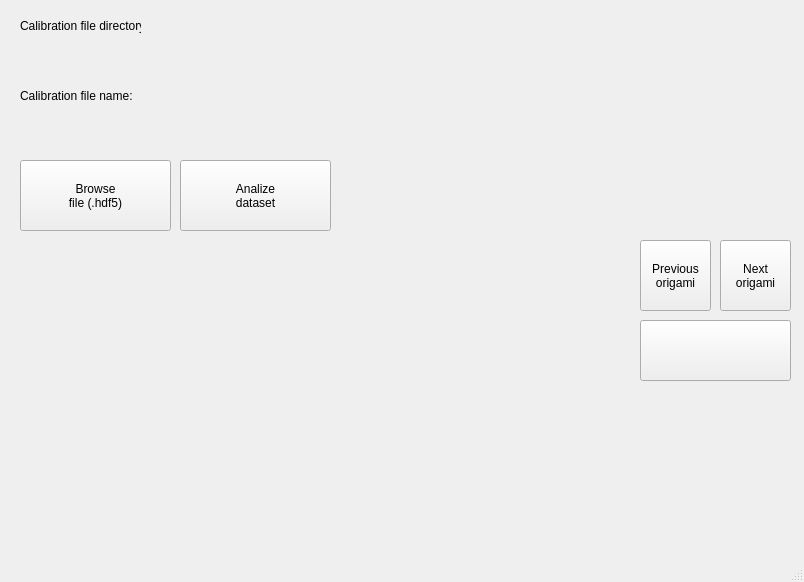
<?xml version="1.0" encoding="UTF-8"?>
<ui version="4.0">
 <class>MainWindow</class>
 <widget class="QMainWindow" name="MainWindow">
  <property name="geometry">
   <rect>
    <x>0</x>
    <y>0</y>
    <width>804</width>
    <height>582</height>
   </rect>
  </property>
  <property name="windowTitle">
   <string>MainWindow</string>
  </property>
  <widget class="QWidget" name="centralwidget">
   <widget class="QPushButton" name="analysis_button">
    <property name="geometry">
     <rect>
      <x>180</x>
      <y>160</y>
      <width>151</width>
      <height>71</height>
     </rect>
    </property>
    <property name="text">
     <string>Analize
dataset</string>
    </property>
   </widget>
   <widget class="PlotWidget" name="yn_widget" native="true">
    <property name="geometry">
     <rect>
      <x>330</x>
      <y>240</y>
      <width>301</width>
      <height>301</height>
     </rect>
    </property>
   </widget>
   <widget class="QLabel" name="analysis_status_label">
    <property name="geometry">
     <rect>
      <x>340</x>
      <y>160</y>
      <width>161</width>
      <height>71</height>
     </rect>
    </property>
    <property name="text">
     <string/>
    </property>
   </widget>
   <widget class="QLabel" name="analysis_counter_label">
    <property name="geometry">
     <rect>
      <x>510</x>
      <y>160</y>
      <width>281</width>
      <height>71</height>
     </rect>
    </property>
    <property name="text">
     <string/>
    </property>
   </widget>
   <widget class="QPushButton" name="prev_orig_button">
    <property name="geometry">
     <rect>
      <x>640</x>
      <y>240</y>
      <width>71</width>
      <height>71</height>
     </rect>
    </property>
    <property name="text">
     <string>Previous
origami</string>
    </property>
   </widget>
   <widget class="QPushButton" name="next_orig_button">
    <property name="geometry">
     <rect>
      <x>720</x>
      <y>240</y>
      <width>71</width>
      <height>71</height>
     </rect>
    </property>
    <property name="text">
     <string>Next
origami</string>
    </property>
   </widget>
   <widget class="PlotWidget" name="xn_widget" native="true">
    <property name="geometry">
     <rect>
      <x>20</x>
      <y>240</y>
      <width>301</width>
      <height>301</height>
     </rect>
    </property>
   </widget>
   <widget class="QPushButton" name="discard_orig_button">
    <property name="geometry">
     <rect>
      <x>640</x>
      <y>320</y>
      <width>151</width>
      <height>61</height>
     </rect>
    </property>
    <property name="text">
     <string/>
    </property>
   </widget>
   <widget class="QLabel" name="current_orig_label">
    <property name="geometry">
     <rect>
      <x>640</x>
      <y>390</y>
      <width>151</width>
      <height>71</height>
     </rect>
    </property>
    <property name="text">
     <string/>
    </property>
   </widget>
   <widget class="QLabel" name="kept_orig_label">
    <property name="geometry">
     <rect>
      <x>640</x>
      <y>470</y>
      <width>151</width>
      <height>71</height>
     </rect>
    </property>
    <property name="text">
     <string/>
    </property>
   </widget>
   <widget class="QPushButton" name="browse_file_button">
    <property name="geometry">
     <rect>
      <x>20</x>
      <y>160</y>
      <width>151</width>
      <height>71</height>
     </rect>
    </property>
    <property name="text">
     <string>Browse
file (.hdf5)</string>
    </property>
   </widget>
   <widget class="QLabel" name="filename_label">
    <property name="geometry">
     <rect>
      <x>20</x>
      <y>110</y>
      <width>771</width>
      <height>41</height>
     </rect>
    </property>
    <property name="text">
     <string/>
    </property>
   </widget>
   <widget class="QLabel" name="file_title_label">
    <property name="geometry">
     <rect>
      <x>20</x>
      <y>80</y>
      <width>121</width>
      <height>31</height>
     </rect>
    </property>
    <property name="text">
     <string>Calibration file name:</string>
    </property>
   </widget>
   <widget class="QLabel" name="dir_title_label">
    <property name="geometry">
     <rect>
      <x>20</x>
      <y>10</y>
      <width>121</width>
      <height>31</height>
     </rect>
    </property>
    <property name="text">
     <string>Calibration file directory</string>
    </property>
   </widget>
   <widget class="QLabel" name="dir_label">
    <property name="geometry">
     <rect>
      <x>20</x>
      <y>40</y>
      <width>771</width>
      <height>41</height>
     </rect>
    </property>
    <property name="text">
     <string/>
    </property>
   </widget>
  </widget>
  <widget class="QStatusBar" name="statusbar"/>
 </widget>
 <customwidgets>
  <customwidget>
   <class>PlotWidget</class>
   <extends>QWidget</extends>
   <header>pyqtgraph</header>
   <container>1</container>
  </customwidget>
 </customwidgets>
 <resources/>
 <connections/>
</ui>
